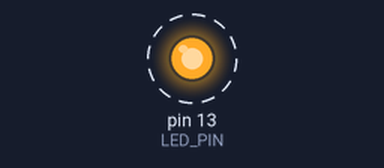
Simulated run of this sketch. Board: Arduino Uno, built with avr-gcc and run on an emulated ATmega328P. On the bench: output pins drawn as LEDs (lit = HIGH). Dashed ring = blinking. What the sketch prints to the serial monitor is not drawn.

Above: at 0.2 s.
Timing chart, 0 to 3.0 s (numbered marks = the images above):
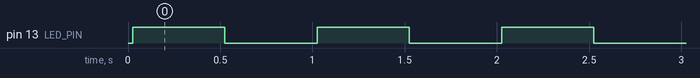

The sketch:

1.ino
```cpp
// Arduino Uno R3
const int LED_PIN = 13;

void setup()
{
  pinMode(LED_PIN, OUTPUT);

  Serial.begin(9600);
  Serial.print("LED_PIN pin number: ");
  Serial.println(LED_PIN);
  Serial.end();
}

void loop()
{
  digitalWrite(LED_PIN, HIGH);
  delay(500);
  digitalWrite(LED_PIN, LOW);
  delay(500);
}
```

Measured:
- by itself, pin 13 (LED_PIN): alternates HIGH for 0.50 s and LOW for 0.50 s
